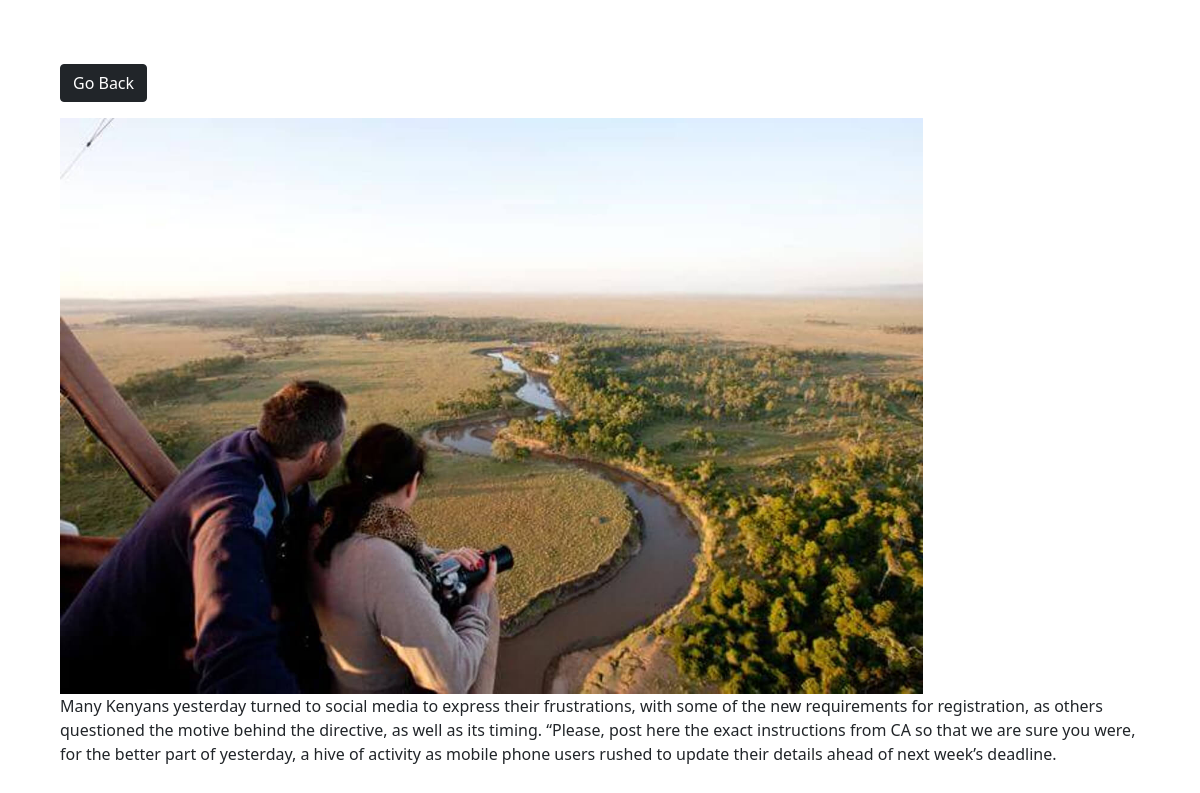
/project/7/, run on the app's committed database.
### gitprojects/models.py (models this page shows, shortened)
class Project(models.Model):
    category = models.ForeignKey(Category, on_delete=models.SET_NULL, null=True, blank=True)
    image = models.ImageField(null=False, blank=False)
    description = models.TextField()

### gitprojects/views.py (the view)
# urls.py: path('project/<str:pk>/', views.viewProject, name='project'), # photo/<str:pk>/ to get photo by id or primary key
def viewProject(request, pk):
    project = Project.objects.get(id=pk)
    return render(request, 'gitprojects/project.html', {'project':project})

### gitprojects/templates/gitprojects/project.html (shortened to what this page needs)
<html lang="en">
<head>
                <link href="https://cdn.jsdelivr.net/npm/bootstrap@5.0.0-beta1/dist/css/bootstrap.min.css" rel="stylesheet"
>
</head>
<body class="m-5">
    <div class="container">
        <div class="row justify-content-center">
            <div class="col">
                <a href="{% url 'gallery' %}" class="btn btn-dark my-3">Go Back</a>
                <div style="height: 90vh;">
                    <img style="max-width: 80%; max-height: 80%;" class="image-thumbail" src="{{project.image.url}}" alt="Card image cap">
                    <p> {{project.description}} </p>
                </div>
            </div>
        </div>
    </div>
</body>
</html>

### data on the page
Project: image (picture), description "Many Kenyans yesterday turned to social media to express their frustrations, with some of the new requirements for registration, as others questioned the motive behind the directive, as well as its timing. “Please, post here the exact instructions from CA so that we are sure you were, for the better part of yesterday, a hive of activity as mobile phone users rushed to update their details ahead of next week’s deadline."
